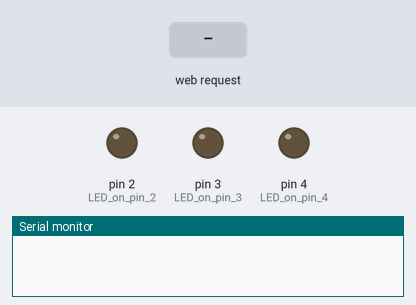
Bench run of a sketch on a simulated Arduino Uno, built with avr-gcc and run on an emulated ATmega328P. Shown: output pins drawn as LEDs (lit = HIGH), the last lines printed to the serial monitor. The inputs (shaded band) are chosen by the test bench. WiFi joins after 1.5 s; servers stay silent unless stated.

Above: at 1.2 s.
1.3 s: HTTP request GET /?r=1 received
At 2.5 s:
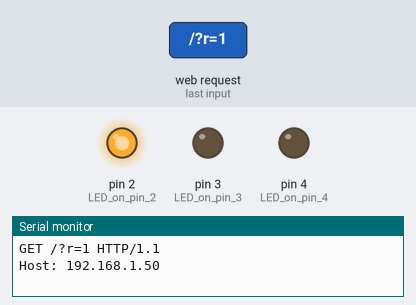
2.8 s: HTTP request GET /?g=1 received
At 3.6 s:
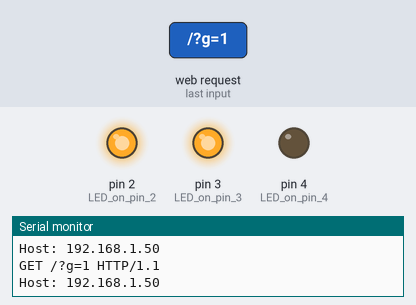
4.3 s: HTTP request GET /?b=1 received
At 4.7 s:
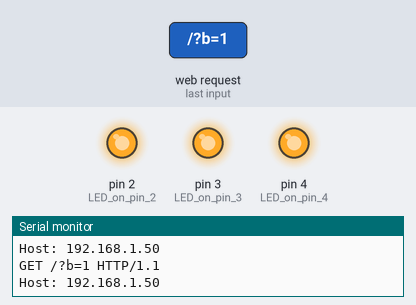
5.8 s: HTTP request GET /?r=0 received
At 7.0 s:
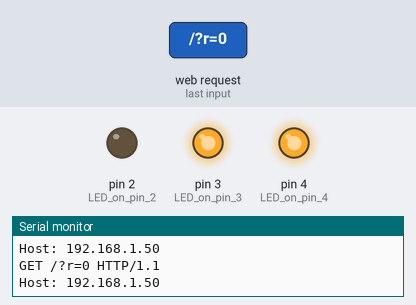
7.3 s: HTTP request GET /?g=0 received
At 8.2 s:
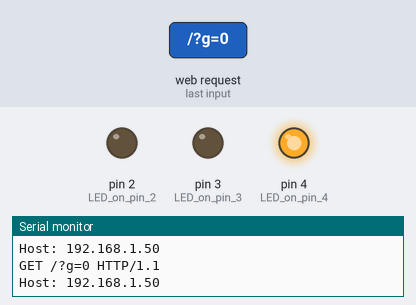
8.8 s: HTTP request GET /?b=0 received
At 9.4 s:
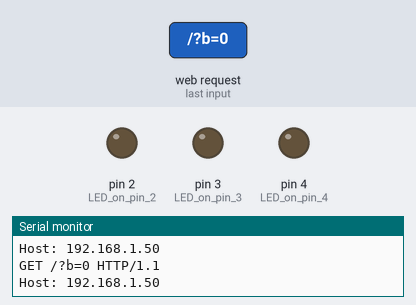
Timing chart, 0 to 11.3 s (numbered marks = the images above; inputs shaded):
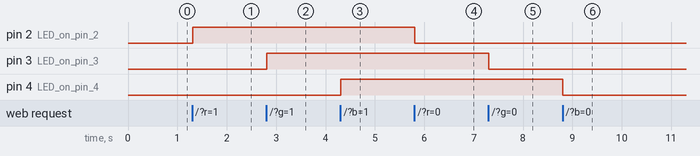

Measured:
- after the input at 1.3 s, pin 2 (LED_on_pin_2): LOW → HIGH at once
- after the input at 2.8 s, pin 3 (LED_on_pin_3): LOW → HIGH at once
- after the input at 4.3 s, pin 4 (LED_on_pin_4): LOW → HIGH at once
- after the input at 5.8 s, pin 2 (LED_on_pin_2): HIGH → LOW at once
- after the input at 7.3 s, pin 3 (LED_on_pin_3): HIGH → LOW at once
- after the input at 8.8 s, pin 4 (LED_on_pin_4): HIGH → LOW at once

The sketch:

sketch_feb28c.ino
```cpp
#include <SPI.h>
#include <Ethernet.h>

// MAC address from Ethernet shield sticker under board
byte mac[] = { 0xDE, 0xAD, 0xBE, 0xEF, 0xFE, 0xED };
IPAddress ip(192, 168, 1, 200); // IP address, may need to change depending on network
EthernetServer server(80);  // create a server at port 80

String HTTP_req;          // stores the HTTP request
boolean LED_status = 0;   // state of LED, off by default

void setup()
{
    Ethernet.begin(mac, ip);  // initialize Ethernet device
    server.begin();           // start to listen for clients
    Serial.begin(9600);       // for diagnostics
    pinMode(2, OUTPUT);       // LED on pin 2
    pinMode(3, OUTPUT);       // LED on pin 3
    pinMode(4, OUTPUT);       // LED on pin 4
}

void loop()
{
    EthernetClient client = server.available();  // try to get client

    if (client) {  // got client?
        boolean currentLineIsBlank = true;
        while (client.connected()) {
            if (client.available()) {   // client data available to read
                char c = client.read(); // read 1 byte (character) from client
                HTTP_req += c;  // save the HTTP request 1 char at a time
                // last line of client request is blank and ends with \n
                // respond to client only after last line received

                if (c == '\n' && currentLineIsBlank) {
                    // send a standard http response header
                    client.println("HTTP/1.1 200 OK");
                    client.println("Content-Type: text/html");
                    client.println("Connection: close");
                    client.println();

                    // send web page
                    client.println("<!DOCTYPE html>");
                    client.println("<html>");
                    client.println("<head>");
                    client.println("<title>Arduino LED Control</title>");
                    client.println("<meta charset=\"utf-8\" />");
                    client.println("<meta name=\"viewport\" content=\"width=device-width, initial-scale=1, minimum-scale=1\" />");
                    client.println("<link rel=\"stylesheet\" href=\"http://파일업로드경로/style.css\" />");
                    client.println("<script src=\"http://ajax.googleapis.com/ajax/libs/jquery/1.9.1/jquery.min.js\"></script>");
                    client.println("<script src=\"http://파일업로드경로/script.js\"></script>");
                    client.println("</head>");
                    client.println("<body></body></html>");

                    if (HTTP_req.indexOf("r=1") > -1) {
                      digitalWrite(2, HIGH);
                    }
                    if (HTTP_req.indexOf("r=0") > -1) {
                        digitalWrite(2, LOW);
                    }
                    if (HTTP_req.indexOf("g=1") > -1) {
                        digitalWrite(3, HIGH);
                    }
                    if (HTTP_req.indexOf("g=0") > -1) {
                        digitalWrite(3, LOW);
                    }
                    if (HTTP_req.indexOf("b=1") > -1) {
                        digitalWrite(4, HIGH);
                    }
                    if (HTTP_req.indexOf("b=0") > -1) {
                        digitalWrite(4, LOW);
                    }
                    Serial.print(HTTP_req);
                    HTTP_req = "";    // finished with request, empty string

                    break;
                }

                // every line of text received from the client ends with \r\n
                if (c == '\n') {
                    // last character on line of received text
                    // starting new line with next character read
                    currentLineIsBlank = true;
                }
                else if (c != '\r') {
                    // a text character was received from client
                    currentLineIsBlank = false;
                }
            } // end if (client.available())
        } // end while (client.connected())
        delay(1);      // give the web browser time to receive the data
        client.stop(); // close the connection
    } // end if (client)
}
```
